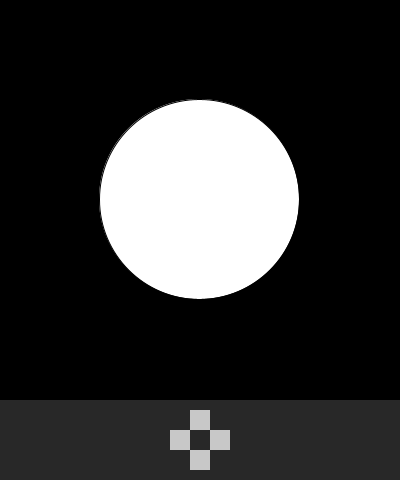
Frame 1 (no input)
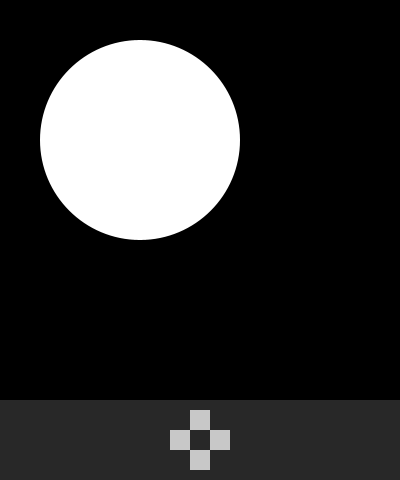
Frame 60 (the mouse pressed at the canvas centre just before this capture)
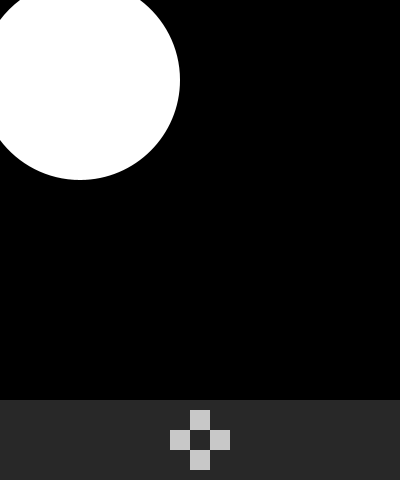
Frame 120 (the mouse held since frame 60 and released just before this capture)

The Processing sketch that drew these frames (run headless with seeded random() and noise(); from frame 60 on, the mouse is pressed at the canvas centre):

// Processing sketch: prac13
// ── prac13.pde
float dim, rad, y, vely, diry, x, velx, dirx;
void setup() {
  size(400, 480);
  smooth();
  background(0);
  dim = 200;
  rad = dim/2;
  y = 200;
  x = width/2;
  dirx= -1;
  velx = 1;
  diry= -1;
  vely = 1;
}

void draw() {
  background(0);
  x += velx * dirx;
  y += vely * diry;
  ellipse(x, y, dim, dim);
  if (x > width-rad || x < rad) {
    print("perdiste");
  }
  if (y > width-rad || y < rad) {
    print("perdiste");
  }
  //dibujar botones
  noStroke();
  fill(40);
  rect(0, 400, width, 80);
  fill(200);
  rect(170, 430, 20, 20);
  rect(210, 430, 20, 20);
  rect(190, 410, 20, 20);
  rect(190, 450, 20, 20);
  fill(255);
}

void mousePressed() {
  if (mouseX > 170 && mouseX < 190 && mouseY > 430 && mouseY < 450) {
    dirx= -1;
  }
  if (mouseX > 210 && mouseX < 230 && mouseY > 430 && mouseY < 450) {
    dirx= 1;
  }
  if (mouseX > 190 && mouseX < 210 && mouseY > 410 && mouseY < 430) {
    diry= -1;
  }
  if (mouseX > 190 && mouseX < 210 && mouseY > 450 && mouseY < 470) {
    diry= 1;
  }
}
